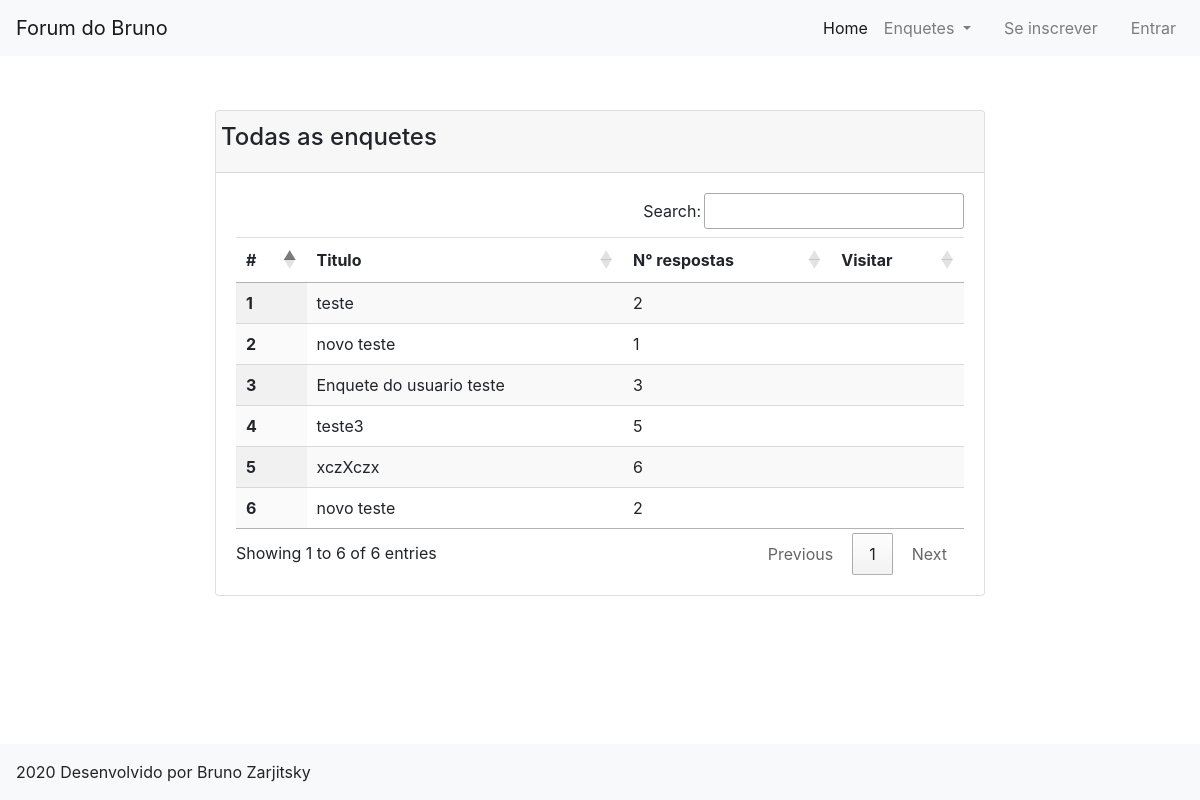
Page /enquetes/ on the earlier database version.
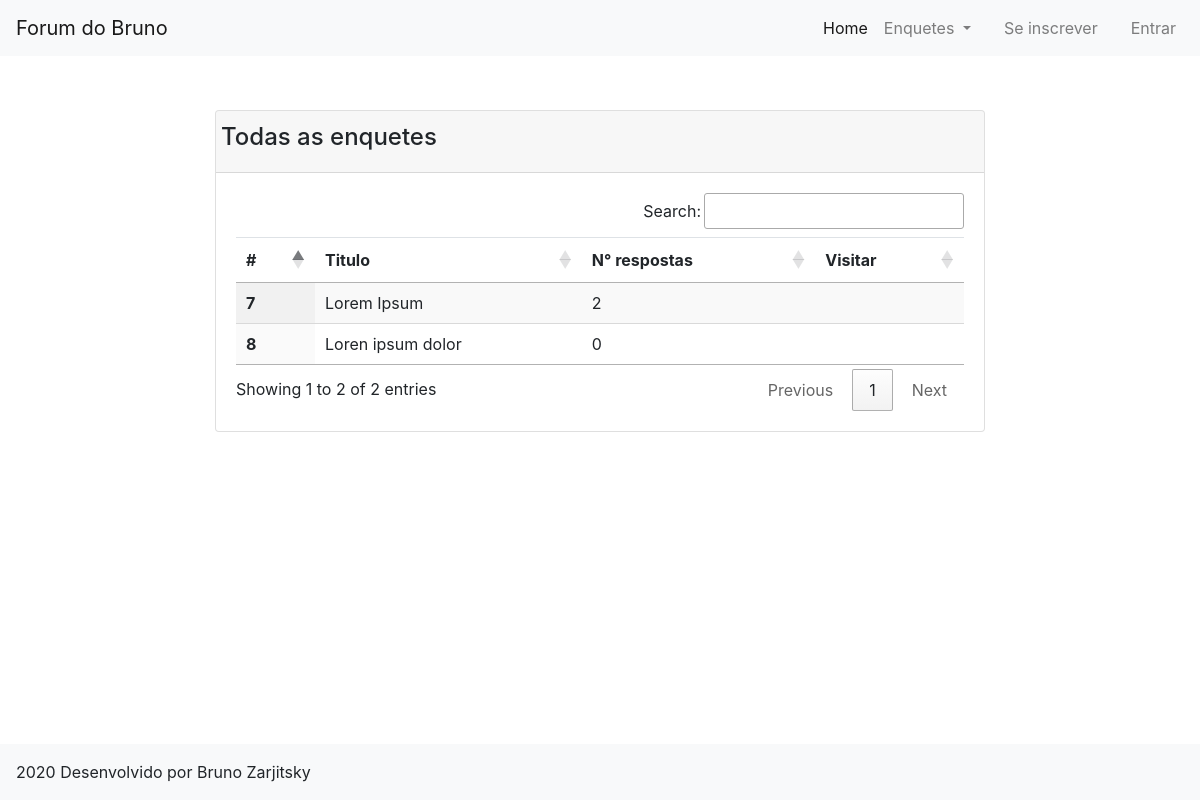
Same page on the later database version.
### siteForum/models.py (models this page shows, shortened)
class enquete(models.Model):
    titulo = models.CharField(max_length=200)
    descricao = models.TextField(default="")
    tipo = models.ManyToManyField(tipo, blank=True)
    dono = models.ForeignKey(User, on_delete=models.CASCADE, default="", blank=True, null=True)
    class Meta:
        verbose_name = "Enquete"
        verbose_name_plural = "Enquetes"

### siteForum/views.py (the view)
# urls.py: path("enquetes/", views.Enquetes, name = "Enquetes"),
def Enquetes(request):
    enquetes = enquete.objects.all()
    titulo = "Todas as enquetes"
    enquetesLista = []
    for i in enquetes:
        qtdRespostas = len(resposta.objects.filter(pergunta=i))
        enquetesLista.append({"enquete": i, "qtdRespostas": qtdRespostas})
    return render(request, "enquetes.html", {"background": "background"+str(randint(1,3))+".jpg",
                                            "enquetesLista": enquetesLista, "titulo": titulo,})

### templates/enquetes.html (shortened to what this page needs)
{% extends "base_page.html"%}
{% load static%}
{% block content %}
<div class = "row justify-content-center">
    <div class = "col-md-2"></div>
    <div class = "col-md-8">
        <div class = "card">
            <div class = "card-header">
                <div class = "row">
                    <h4>{{titulo}}</h4>
                </div>
            </div>
            <div class="card-body">
                <div class = "row">
                    <div class = "col-md-12">
                    <table class="table table-hover display" style="width: 100%;" id = "enquetes">
                        <thead>
                            <tr>
                                <th scope="col">#</th>
                                <th scope="col">Titulo</th>
                                <th scope="col">N° respostas</th>
                                <th scope="col">Visitar</th>
                            </tr>
                        </thead>
                        <tbody>
                            {% for autos in enquetesLista %}
                            <tr>
                                <th scope="row">{{autos.enquete.id}}</th>
                                <td>{{autos.enquete.titulo}}</td>
                                <td>{{autos.qtdRespostas}}</td>
                                <td><a href = "{% url 'EnqueteDetalhe' id=autos.enquete.id %}"><i class="fas fa-directions"></i></a></td>
                            </tr>
                            {% endfor %}
                        </tbody>
                    </table>
                    </div>
                </div>
            </div>
        </div>
    </div>
    <div class = "col-md-2">
    </div>
</div>
{% endblock %}

### templates/base_page.html (shortened to what this page needs)
{% load static %}
<!DOCTYPE html>
<html lang="pt_br">
<head>
    <link rel="stylesheet" href="https://cdn.jsdelivr.net/npm/bootstrap@4.5.3/dist/css/bootstrap.min.css">
    <link href="{% static '/assets/icons/fa/css/all.css' %}" rel="stylesheet">
    <link rel="stylesheet" type="text/css" href = "https://cdn.datatables.net/buttons/1.6.4/css/buttons.dataTables.min.css">
    <link rel="stylesheet" type="text/css" href="//cdn.datatables.net/1.10.12/css/jquery.dataTables.min.css">
</head>
{% if background %}
<body style="background-image: url('/static/assets/media/backgrounds/{{background}}'); fixed; background-size: 100% auto; background-repeat: no-repeat; background-attachment: fixed;">
{% else %}
<body style="background-image: url('/static/assets/media/backgrounds/background1.jpg'); fixed; background-size: 100% auto; background-repeat: no-repeat; background-attachment: fixed;">
{% endif %}
    <header>
        <nav class="navbar navbar-expand-lg navbar-light bg-light fixed-top">
            <a class="navbar-brand" href="{% url 'Index' %}">Forum do Bruno</a>
            <div class="collapse navbar-collapse" id="navbarSupportedContent">
                <ul class = "navbar-nav ml-auto">
                    <li class="nav-item active">
                        <a class="nav-link" href="{% url 'Index' %}">Home</a>
                    </li>
                    {%if user.is_authenticated %}
                    <li class = "nav-item"><a  class="nav-link" href = "{% url 'perfil' %}">Perfil</a></li>
                    <li class="nav-item dropdown">
                        <a class="nav-link dropdown-toggle" href="#" id="navbarDropdown" role="button" data-toggle="dropdown" aria-haspopup="true" aria-expanded="false">
                          Enquetes
                        </a>
                        <div class="dropdown-menu" aria-labelledby="navbarDropdown">
                          <a class="dropdown-item" href="{% url 'MinhasEnquetes' %}">Minhas enquetes</a>
                          <a class="dropdown-item" href="{% url 'Enquetes' %}">Todas enquetes</a>
                        </div>
                      </li>
                    <li class = "nav-item"><a  class="nav-link" href = "{% url 'MinhasRespostas' %}">Minhas respostas</a></li>
                    <li class = "nav-item"><a  class="nav-link" href = "{% url 'logout' %}"><span class="fas fa-sign-out-alt"></span>Sair</a></li>
                    {% else %}
                    <li class="nav-item dropdown">
                        <a class="nav-link dropdown-toggle" href="#" id="navbarDropdown" role="button" data-toggle="dropdown" aria-haspopup="true" aria-expanded="false">
                          Enquetes
                        </a>
                      </li>
                    <li class = "nav-item"><a  class="nav-link" href="{% url 'sign-up' %}"><span class="fas fa-user"></span> Se inscrever</a></li>
                    <li class = "nav-item"><a  class="nav-link" href="{% url 'login' %}"><span class="fas fa-sign-in-alt"></span> Entrar</a></li>
                    {% endif %}
                </ul>
            </div>
          </nav>
    </header>
    <div class = "container-fluid" style="margin-top: 50px; padding-top: 5%; padding-bottom: 5%;">
    {% block content %}
    {% endblock %}
    </div>
    <footer>
        <nav class="navbar navbar-expand-sm navbar-light bg-light fixed-bottom">
            <span>2020 Desenvolvido por Bruno Zarjitsky</span>
            <div class="collapse navbar-collapse" id="navbarSupportedContent">
                <ul class = "navbar-nav ml-auto">
                    <li class = "nav-item"><a  class="nav-link" target="_blank" href = "https://github.com/BrunoZarjitsky/forumAlphaTrade"><i class="fab fa-git"></i></a></li>
                    <li class = "nav-item"><a  class="nav-link" target="_blank" href = "https://www.linkedin.com/in/brunozar/"><i class="fab fa-linkedin-in"></i></a></li>
                </ul>
            </div>
          </nav>
    </footer>
</body>
</html>

Differences in the rows shown:
removed enquete: enquete.id "1", enquete.titulo "teste", qtdRespostas "2"
removed enquete: enquete.id "2", enquete.titulo "novo teste", qtdRespostas "1"
removed enquete: enquete.id "3", enquete.titulo "Enquete do usuario teste", qtdRespostas "3"
removed enquete: enquete.id "4", enquete.titulo "teste3", qtdRespostas "5"
removed enquete: enquete.id "5", enquete.titulo "xczXczx", qtdRespostas "6"
removed enquete: enquete.id "6", enquete.titulo "novo teste", qtdRespostas "2"
added enquete: enquete.id "7", enquete.titulo "Lorem Ipsum", qtdRespostas "2"
added enquete: enquete.id "8", enquete.titulo "Loren ipsum dolor", qtdRespostas "0"
Other differences:
text written by a page script: "Search: Showing 1 to 6 of 6 entries Previous 1 Next" → "Search: Showing 1 to 2 of 2 entries Previous 1 Next"
